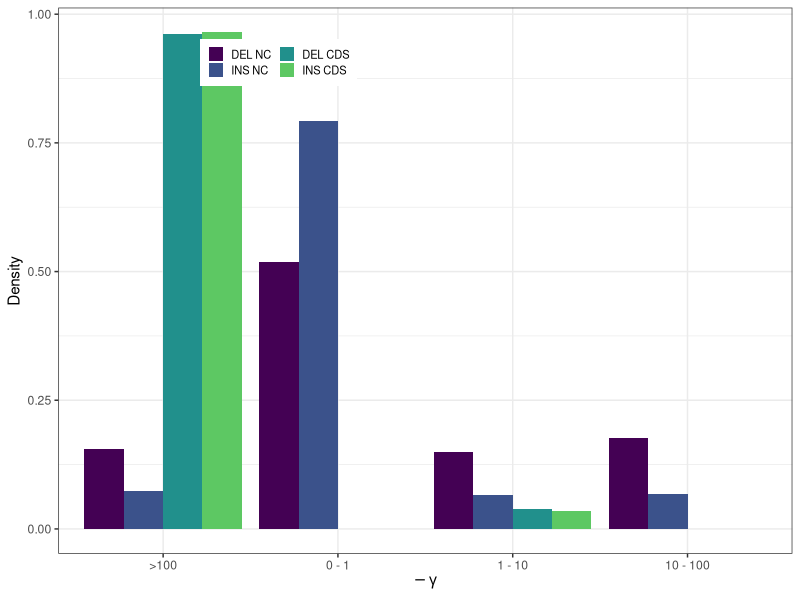

This chart was generated by the following R code:
library(ggplot2)
library(viridis)

dfe = read.delim('dfe_plotdata.txt')

dfe
dfe_coding = dfe
dfe_coding$prop = NULL
dfe_coding$prop = c(0, 0.03882046, 0, 0.9611795, 0, 0.03541607, 0, 0.9645839)

dfe$new_var = paste(dfe$var, 'NC', sep=' ')
dfe_coding$new_var = paste(dfe_coding$var, 'CDS', sep=' ')

all_dfe = rbind(dfe, dfe_coding)

all_dfe$new_var = factor(all_dfe$new_var, levels=c('DEL NC', 'INS NC', 'DEL CDS', 'INS CDS'))

pdf('nc_dfe.pdf', height=3, width=3)

ggplot(all_dfe, aes(x=cat, y=prop, fill=new_var)) +
    geom_bar(stat='identity', position='dodge') +
    theme_bw() +
    scale_fill_manual(values=viridis(5)) +
    xlab(expression(-gamma)) + ylab('Density') +
    theme(legend.title=element_blank(), legend.position=c(0.3, 0.9),
    legend.key.size = unit(.4, "cm"), legend.text=element_text(size=8)) +
    guides(fill=guide_legend(ncol=2))

dev.off()
